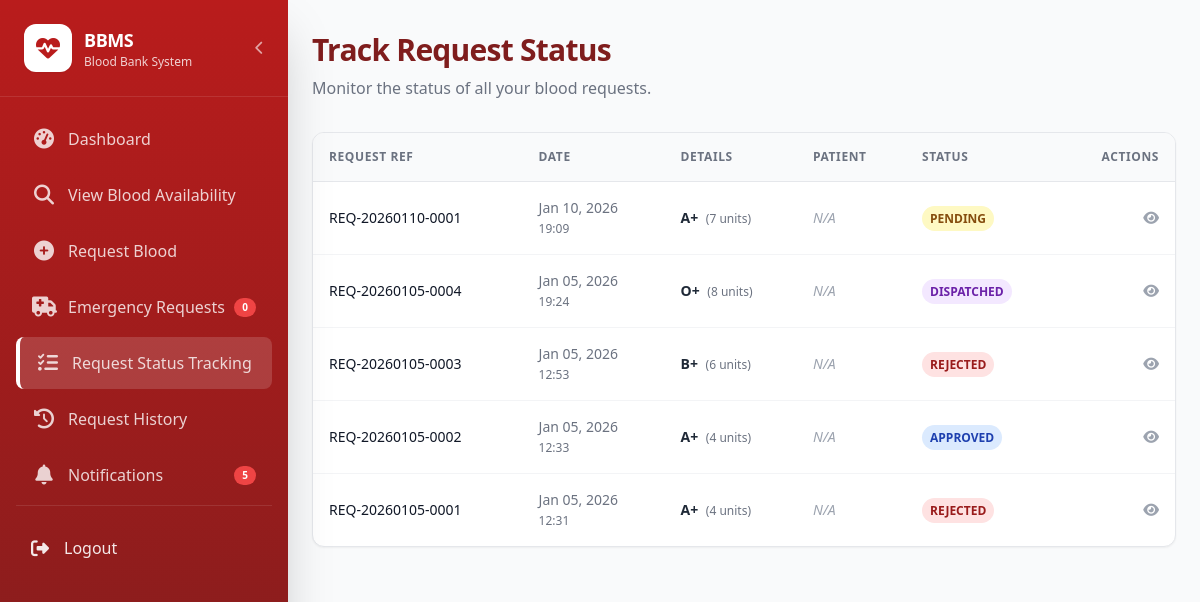
Page /dashboards/hospital/track-requests.php (signed in) on the committed database.
### tables this page shows
CREATE TABLE `blood_requests` (
  `request_id` int(11) NOT NULL,
  `request_number` varchar(50) NOT NULL COMMENT 'Format: REQ-YYYYMMDD-XXXX',
  `hospital_user_id` int(11) NOT NULL COMMENT 'Hospital user who made the request',
  `hospital_name` varchar(100) NOT NULL,
  `blood_group` enum('A+','A-','B+','B-','AB+','AB-','O+','O-') NOT NULL,
  `quantity` int(11) NOT NULL COMMENT 'Number of units requested',
  `request_type` enum('NORMAL','EMERGENCY') DEFAULT 'NORMAL',
  `patient_name` varchar(100) DEFAULT NULL COMMENT 'Optional patient details',
  `patient_id` varchar(50) DEFAULT NULL,
  `reason` text NOT NULL COMMENT 'Justification for request',
  `status` enum('PENDING','APPROVED','REJECTED','DISPATCHED','DELIVERED','CANCELLED') DEFAULT 'PENDING',
  `reviewed_by` int(11) DEFAULT NULL COMMENT 'Inventory Manager who reviewed',
  `reviewed_at` datetime DEFAULT NULL,
  `review_notes` text DEFAULT NULL COMMENT 'Approval/rejection notes',
  `priority_score` int(11) DEFAULT 0 COMMENT 'Higher for emergency requests',
  `created_at` timestamp NOT NULL DEFAULT current_timestamp(),
  `updated_at` timestamp NOT NULL DEFAULT current_timestamp() ON UPDATE current_timestamp()
);

### includes/config.php (called while the page is built, shortened)
<?php
function get_user_id() {
    return $_SESSION['user_id'] ?? null;
}
?>

### dashboards/hospital/track-requests.php (the view, shortened to what this page needs)
<?php
require_once '../../includes/config.php';
require_once '../../includes/sidebar.php';
$user_id = get_user_id();
$requests = [];
$query = "SELECT * FROM blood_requests WHERE hospital_user_id = ? ORDER BY created_at DESC";
$stmt = $conn->prepare($query);
$stmt->bind_param("i", $user_id);
$stmt->execute();
$result = $stmt->get_result();
while ($row = $result->fetch_assoc()) {
    $requests[] = $row;
}
?>
<!DOCTYPE html>
<html lang="en">
<head>
    <script src="https://cdn.tailwindcss.com"></script>
    <link rel="stylesheet" href="https://cdnjs.cloudflare.com/ajax/libs/font-awesome/6.4.0/css/all.min.css">
</head>
<body class="bg-gray-50 font-sans text-gray-900">
    <div class="main-content ml-0 md:ml-72 min-h-screen p-6 pt-20 md:pt-8 transition-all duration-300">
        <div class="mb-8">
             <h1 class="text-3xl font-extrabold text-blood-900 tracking-tight">Track Request Status</h1>
             <p class="text-gray-500 mt-2">Monitor the status of all your blood requests.</p>
        </div>
        <div class="bg-white rounded-xl shadow-sm border border-gray-200 overflow-hidden">
            <div class="overflow-x-auto">
                <table class="w-full text-left border-collapse">
                    <thead>
                        <tr class="bg-gray-50 border-b border-gray-200 text-xs uppercase text-gray-500 font-bold tracking-wider">
                            <th class="p-4">Request Ref</th>
                            <th class="p-4">Date</th>
                            <th class="p-4">Details</th>
                            <th class="p-4">Patient</th>
                            <th class="p-4">Status</th>
                            <th class="p-4 text-right">Actions</th>
                        </tr>
                    </thead>
                    <tbody class="divide-y divide-gray-100 text-sm">
                        <?php if (empty($requests)): ?>
                            <tr>
                                <td colspan="6" class="p-8 text-center text-gray-500">No requests found.</td>
                            </tr>
                        <?php else: ?>
                            <?php foreach ($requests as $req):
                                $status_colors = [
                                    'PENDING' => 'bg-yellow-100 text-yellow-800',
                                    'APPROVED' => 'bg-blue-100 text-blue-800',
                                    'DISPATCHED' => 'bg-purple-100 text-purple-800',
                                    'DELIVERED' => 'bg-green-100 text-green-800',
                                    'REJECTED' => 'bg-red-100 text-red-800',
                                    'CANCELLED' => 'bg-gray-100 text-gray-800',
                                ];
                                $status_badge = $status_colors[$req['status']] ?? 'bg-gray-100';
                            ?>
                            <tr class="hover:bg-gray-50 transition-colors">
                                <td class="p-4 font-medium text-gray-900">
                                    <?= htmlspecialchars($req['request_number']) ?>
                                </td>
                                <td class="p-4 text-gray-500">
                                    <?= date('M d, Y', strtotime($req['created_at'])) ?><br>
                                    <span class="text-xs"><?= date('H:i', strtotime($req['created_at'])) ?></span>
                                </td>
                                <td class="p-4">
                                    <span class="font-bold text-gray-800"><?= $req['blood_group'] ?></span>
                                    <span class="text-gray-500 text-xs ml-1">(<?= $req['quantity'] ?> units)</span>
                                </td>
                                <td class="p-4 text-gray-600">
                                    <?= $req['patient_name'] ? htmlspecialchars($req['patient_name']) : '<span class="italic text-gray-400">N/A</span>' ?>
                                </td>
                                <td class="p-4">
                                    <span class="px-2 py-1 rounded-full text-xs font-bold <?= $status_badge ?>">
                                        <?= $req['status'] ?>
                                    </span>
                                </td>
                                <td class="p-4 text-right">
                                    <button class="text-gray-400 hover:text-blood-600 transition-colors" title="View Details">
                                        <i class="fas fa-eye"></i>
                                    </button>
                                </td>
                            </tr>
                            <?php endforeach; ?>
                        <?php endif; ?>
                    </tbody>
                </table>
            </div>
        </div>
    </div>
</body>
</html>

### rows in the picture
blood_requests: request_number "REQ-20260110-0001", created_at "Jan 10, 2026", created_at "19:09", blood_group "A+", quantity "7", patient_name "N/A", status "PENDING"
blood_requests: request_number "REQ-20260105-0004", created_at "Jan 05, 2026", created_at "19:24", blood_group "O+", quantity "8", patient_name "N/A", status "DISPATCHED"
blood_requests: request_number "REQ-20260105-0003", created_at "Jan 05, 2026", created_at "12:53", blood_group "B+", quantity "6", patient_name "N/A", status "REJECTED"
blood_requests: request_number "REQ-20260105-0002", created_at "Jan 05, 2026", created_at "12:33", blood_group "A+", quantity "4", patient_name "N/A", status "APPROVED"
blood_requests: request_number "REQ-20260105-0001", created_at "Jan 05, 2026", created_at "12:31", blood_group "A+", quantity "4", patient_name "N/A", status "REJECTED"

### other values in the picture
$item['label'] "Dashboard"
$item['label'] "View Blood Availability"
$item['label'] "Request Blood"
$item['label'] "Emergency Requests"
get_badge_count($item['badge']) "0"
$item['label'] "Request Status Tracking"
$item['label'] "Request History"
$item['label'] "Notifications"
$notification_count "5"
